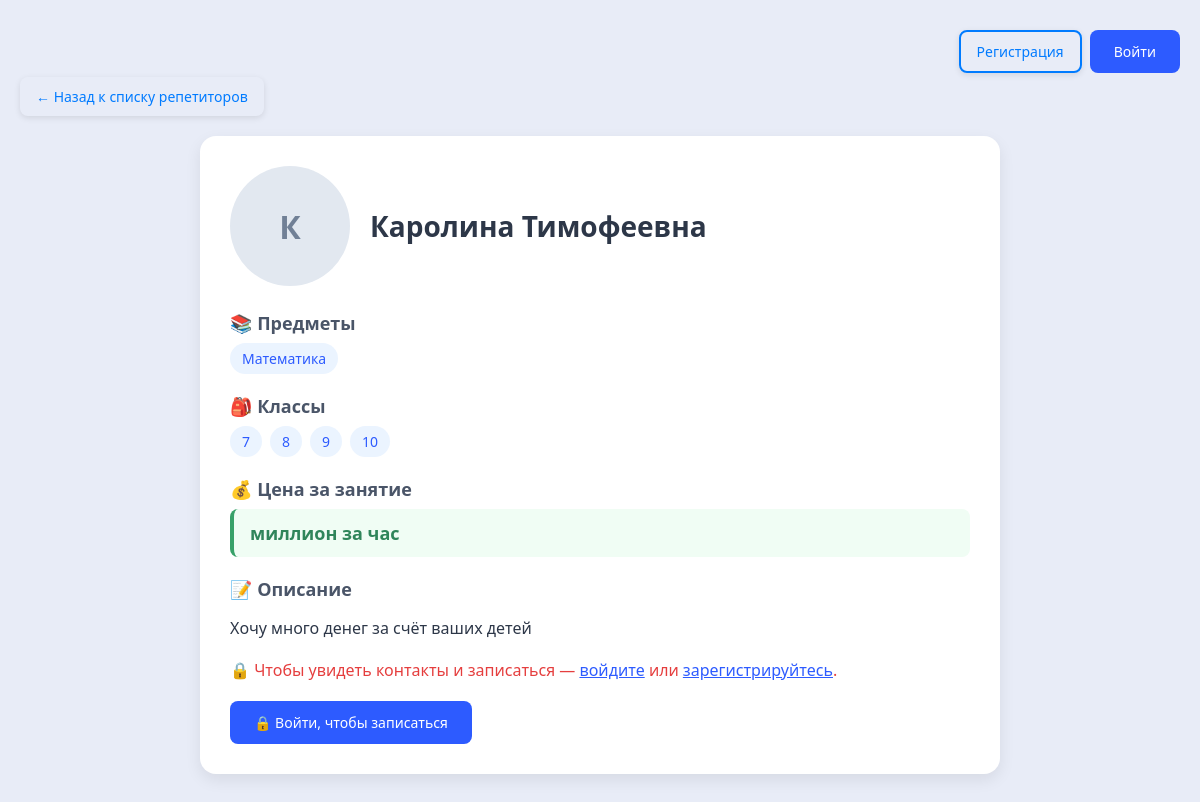
The app's page /11/ with its own data.
### myapp/models.py (models this page shows, shortened)
class Teacher(models.Model):
	photo = models.ImageField(upload_to='teachers_photos/', blank=True, null=True, verbose_name="Фото")
	fio = models.CharField("ФИО", max_length=50)
	description = models.TextField("Onиcaниe", null=True, blank=True)
	price = models.TextField("Цена", null=True, blank=True)
	subjects = models.ManyToManyField(Subjects, verbose_name="Учебный предмет")
	klass = models.ManyToManyField(Klass, verbose_name= "Класс")
	phone = models.CharField("Телефон", max_length=20, blank=True, null=True)
	class Meta:
		verbose_name_plural = "Учителя"
		verbose_name = "Учитель"

class Subjects(models.Model):
	name = models.CharField("Учебный предмет", max_length = 50)
	class Meta:
		verbose_name_plural = "Учебные предметы"
		verbose_name = "Учебный предмет"

class Klass(models.Model):
	name = models.CharField("Класс", max_length = 2)
	class Meta:
		verbose_name_plural = "Классы"
		verbose_name = "Класс"

### myapp/views.py (the view)
# urls.py: path('<int:pk>/', TeachersDetailsView.as_view(), name = "teacher_details"),
class TeachersDetailsView(DetailView):
	model = Teacher
	template_name = "teachers/teacher_details.html"
	context_object_name = "teacher"

### myapp/templates/teachers/teacher_details.html (shortened to what this page needs)
{% load static %}
<!DOCTYPE html>
<html lang="en">
<head>
    <link rel="stylesheet" type="text/css" href="{% static 'myapp/style.css' %}">
</head>
<body>
   <div style ="text-align: right;">
      {% if user.is_authenticated %}
          <form method="post" action="{% url 'logout' %}" style="display: inline;">
              {% csrf_token %}
              <input type="hidden" name="next" value="{{ request.path }}">
              <button type="submit" class="btn-v">Выйти</button>
          </form>
      {% else %}
          <a href="{% url 'register' %}" class="btn-outline">Регистрация</a>
          <a href="{% url 'login' %}?next={{ request.path }}" class="btn-v">Войти</a>
      {% endif %}
    </div>
  <a href="{% url 'teachers_list' %}" class="back-button">← Назад к списку репетиторов</a>
  <div class="container">
    <div class="teacher-profile">
      <div class="teacher-header">
          {% if teacher.photo %}
              <img src="{{ teacher.photo.url }}" alt="Фото {{ teacher.fio }}" class="avatar-large">
          {% else %}
              <div class="avatar-placeholder-large">{{ teacher.fio|first }}</div>
          {% endif %}
        <h1 class="teacher-name">{{ teacher.fio }}</h1>
      </div>
      <div class="section">
        <h3 class="section-title">
          📚 Предметы
        </h3>
        <div class="tag-list">
          {% for subject in teacher.subjects.all %}
            <span class="tag">{{ subject.name }}</span>
          {% endfor %}
        </div>
      </div>
      <div class="section">
        <h3 class="section-title">
          🎒 Классы
        </h3>
        <div class="tag-list">
          {% for klass in teacher.klass.all %}
            <span class="tag">{{ klass.name }}</span>
          {% endfor %}
        </div>
      </div>
      <div class="section">
        <h3 class="section-title">💰 Цена за занятие</h3>
        <div class="price-box">{{ teacher.price }}</div>
      </div>
      <div class="section">
        <h3 class="section-title">📝 Описание</h3>
        <p class="section-content">{{ teacher.description|linebreaks }}</p>
      </div>
        {% if user.is_authenticated %}
            <button id="show-contacts-btn" class="btn-v">📞 Показать контакты для записи</button>
            <div id="contacts-block">
                <h3 class="section-title">
                  📲 Контакты репетитора
                </h3>
                {% if teacher.phone and teacher.phone.strip %}
                    <p><strong>Телефон:</strong> {{ teacher.phone }}</p>
                {% else %}
                    <p><strong>Телефон:</strong> <em>не указан</em></p>
                {% endif %}
                <p style="color: #d5243c; font-size: 14px; margin-top: 15px;">
                    ✍🏻 Свяжитесь с репетитором напрямую, чтобы договориться о занятии.
                </p>
            </div>
        {% else %}
            <p style="color: #e53e3e; font-weight: 500; margin: 10px 0;">
                🔒 Чтобы увидеть контакты и записаться —
                <a href="{% url 'login' %}" style="color: #2D5BFF;">войдите</a>
                или
                <a href="{% url 'register' %}" style="color: #2D5BFF;">зарегистрируйтесь</a>.
            </p>
            <a href="{% url 'login' %}?next={{ request.path }}" class="btn-v">🔒 Войти, чтобы записаться</a>
        {% endif %}
    </div>
  </div>
</body>
</html>

### myapp/static/myapp/style.css (style rules this page uses)
body { font-family: 'Segoe UI', Tahoma, Geneva, Verdana, sans-serif; background-color: #e8ecf7; color: #2D3748; margin: 0; padding: 20px; }
h1 { text-align: center; color: #2D3748; margin-bottom: 30px; }
.btn-v { display: inline-block; background-color: #2D5BFF; color: white; padding: 12px 24px; border-radius: 8px; text-decoration: none; font-size: 14px; font-weight: 500; transition: background-color 0.2s; margin-top: 10px; }
.back-button { display: block; width: fit-content; color: #007bff; text-decoration: none; background: none; border: none; padding: 10px 16px; font-size: 14px; cursor: pointer; transition: all 0.2s ease; border-radius: 8px; font-weight: 500; margin-bottom: 20px; box-shadow: 0 2px 6px rgba(0, 0, 0, 0.1); }
.btn-outline { display: inline-block; padding: 10px 16px; margin: 4px; font-size: 14px; font-weight: 500; color: #007bff; text-decoration: none; border: 2px solid #007bff; border-radius: 8px; background: none; cursor: pointer; transition: all 0.2s ease; box-shadow: 0 2px 6px rgba(0, 0, 0, 0.1); }
.avatar-placeholder-large { width: 120px; height: 120px; border-radius: 50%; background-color: #e2e8f0; display: flex; align-items: center; justify-content: center; font-size: 32px; color: #718096; margin-right: 20px; font-weight: bold; }

### myapp/templates/teachers/teacher_details.html (style rules this page uses)
.container { max-width: 800px; margin: 0 auto; }
.teacher-profile { background: white; border-radius: 16px; box-shadow: 0 6px 16px rgba(0,0,0,0.08); padding: 30px; margin-bottom: 30px; }
.teacher-header { display: flex; align-items: center; margin-bottom: 25px; }
.teacher-name { margin: 0; font-size: 28px; color: #2D3748; }
.section { margin-bottom: 20px; }
.section-title { font-size: 18px; font-weight: 600; color: #4A5568; margin-bottom: 8px; display: flex; align-items: center; }
.section-content { font-size: 16px; line-height: 1.6; color: #2D3748; }
.tag-list { display: flex; flex-wrap: wrap; gap: 8px; margin-top: 8px; }
.tag { background-color: #ebf4ff; color: #2D5BFF; padding: 6px 12px; border-radius: 20px; font-size: 14px; font-weight: 500; }
.price-box { background-color: #f0fdf4; border-left: 4px solid #38a169; padding: 12px 16px; border-radius: 8px; font-weight: 600; font-size: 18px; color: #2F855A; }

### records on screen
Teacher: fio|first "К", fio "Каролина Тимофеевна", price "миллион за час", description "Хочу много денег за счёт ваших детей"
Subjects: name "Математика"
Klass: name "7"
Klass: name "8"
Klass: name "9"
Klass: name "10"
